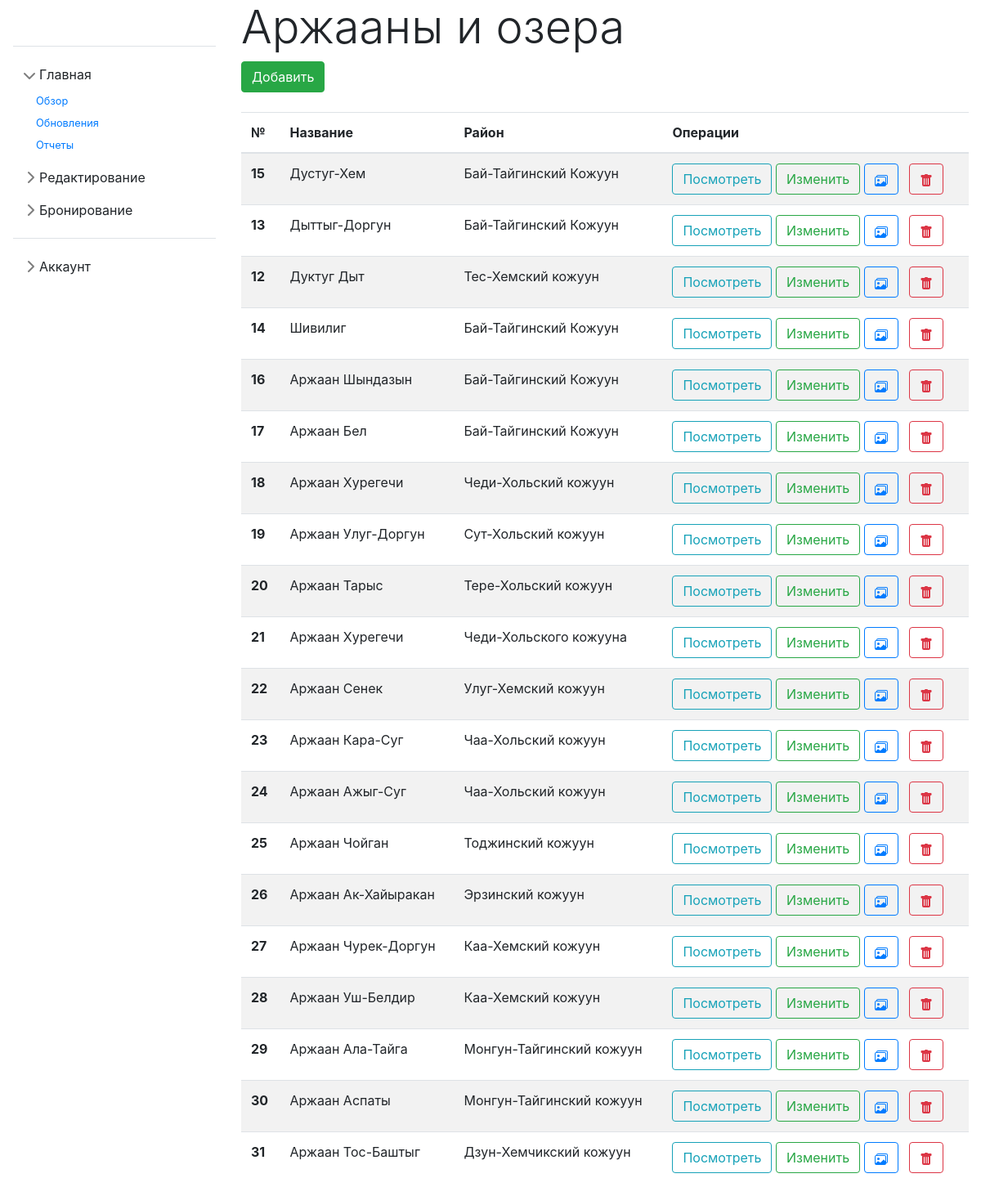
Page /?option=admin (signed in) on the committed database.
### tables this page shows
CREATE TABLE `posts` (
  `id` int(11) NOT NULL,
  `name` mediumtext NOT NULL,
  `description` mediumtext NOT NULL,
  `text` mediumtext NOT NULL,
  `img_root` varchar(50) NOT NULL,
  `date_post` datetime NOT NULL DEFAULT current_timestamp()
);

### classes/admin.php (the view, shortened to what this page needs)
<?php
class admin extends AcoreAdmin
{
    protected function get_posts()
    {
        ?>
        <div class="container" style="min-height: 100vh;">
            <h4 class="display-4">Аржааны и озера</h4>
            <a href="?option=add_post"  class="btn btn-success">Добавить</a><br /><br />
            <table class="table table-striped">
                <thead>
                <tr>
                    <th scope="col">№</th>
                    <th scope="col">Название</th>
                    <th scope="col">Район</th>
                    <th scope="col">Операции</th>
                </tr>
                </thead>
                <tbody>
                <?php
                $sth = $this->dbh->prepare("SELECT id,name,description FROM posts WHERE id > 0 ORDER BY date_post desc");
                $sth->execute();
                $array = $sth->fetchAll(PDO::FETCH_ASSOC);
                foreach ($array as $row):
                    echo '<tr>
                <th scope="row">'.$row["id"].'</th>
                <td>'.$row["name"].'</td>
                <td>'.$row["description"].'</td>
                <td>
                    <a href="?option=view_post&id='.$row["id"].'"  class="btn btn-outline-info">Посмотреть</a>
                    <a href="?option=update_post&id_text='.$row["id"].'"  class="btn btn-outline-success">Изменить</a>
                    <a href="?option=upload_post&id='.$row["id"].'&name='.$row["name"].'" class="btn btn-outline-primary">
                    <svg xmlns="http://www.w3.org/2000/svg" width="16" height="16" fill="currentColor" class="bi bi-images" viewBox="0 0 16 16">
                      <path d="M4.502 9a1.5 1.5 0 1 0 0-3 1.5 1.5 0 0 0 0 3z"/>
                      <path d="M14.002 13a2 2 0 0 1-2 2h-10a2 2 0 0 1-2-2V5A2 2 0 0 1 2 3a2 2 0 0 1 2-2h10a2 2 0 0 1 2 2v8a2 2 0 0 1-1.998 2zM14 2H4a1 1 0 0 0-1 1h9.002a2 2 0 0 1 2 2v7A1 1 0 0 0 15 11V3a1 1 0 0 0-1-1zM2.002 4a1 1 0 0 0-1 1v8l2.646-2.354a.5.5 0 0 1 .63-.062l2.66 1.773 3.71-3.71a.5.5 0 0 1 .577-.094l1.777 1.947V5a1 1 0 0 0-1-1h-10z"/>
                    </svg>
                    </a>&nbsp;&nbsp;
                    <a href="?option=delete_post&del='.$row["id"].'" class="btn btn-outline-danger">
                    <svg xmlns="http://www.w3.org/2000/svg" width="16" height="16" fill="currentColor" class="bi bi-trash-fill" viewBox="0 0 16 16">
                      <path d="M2.5 1a1 1 0 0 0-1 1v1a1 1 0 0 0 1 1H3v9a2 2 0 0 0 2 2h6a2 2 0 0 0 2-2V4h.5a1 1 0 0 0 1-1V2a1 1 0 0 0-1-1H10a1 1 0 0 0-1-1H7a1 1 0 0 0-1 1H2.5zm3 4a.5.5 0 0 1 .5.5v7a.5.5 0 0 1-1 0v-7a.5.5 0 0 1 .5-.5zM8 5a.5.5 0 0 1 .5.5v7a.5.5 0 0 1-1 0v-7A.5.5 0 0 1 8 5zm3 .5v7a.5.5 0 0 1-1 0v-7a.5.5 0 0 1 1 0z"/>
                    </svg>
                    </a>
                </td>
                </tr>';
                endforeach;
                ?>
                </tbody>
            </table>
        </div>
        </div>
        <?php
    }
    public function get_content()
    {
        $this->get_posts();
    }
}

### css/sidebars.css (style rules this page uses)
body { min-height: 100vh; min-height: -webkit-fill-available; }
html { height: -webkit-fill-available; }

### rows in the picture
posts: id "15", name "Дустуг-Хем", description "Бай-Тайгинский Кожуун"
posts: id "13", name "Дыттыг-Доргун", description "Бай-Тайгинский Кожуун"
posts: id "12", name "Дуктуг Дыт", description "Тес-Хемский кожуун"
posts: id "14", name "Шивилиг", description "Бай-Тайгинский Кожуун"
posts: id "16", name "Аржаан Шындазын", description "Бай-Тайгинский Кожуун"
posts: id "17", name "Аржаан Бел", description "Бай-Тайгинский Кожуун"
posts: id "18", name "Аржаан Хурегечи", description "Чеди-Хольский кожуун"
posts: id "19", name "Аржаан Улуг-Доргун", description "Сут-Хольский кожуун"
posts: id "20", name "Аржаан Тарыс", description "Тере-Хольский кожуун"
posts: id "21", name "Аржаан Хурегечи", description "Чеди-Хольского кожууна"
posts: id "22", name "Аржаан Сенек", description "Улуг-Хемский кожуун"
posts: id "23", name "Аржаан Кара-Суг", description "Чаа-Хольский кожуун"
posts: id "24", name "Аржаан Ажыг-Суг", description "Чаа-Хольский кожуун"
posts: id "25", name "Аржаан Чойган", description "Тоджинский кожуун"
posts: id "26", name "Аржаан Ак-Хайыракан", description "Эрзинский кожуун"
posts: id "27", name "Аржаан Чурек-Доргун", description "Каа-Хемский кожуун"
posts: id "28", name "Аржаан Уш-Белдир", description "Каа-Хемский кожуун"
posts: id "29", name "Аржаан Ала-Тайга", description "Монгун-Тайгинский кожуун"
posts: id "30", name "Аржаан Аспаты", description "Монгун-Тайгинский кожуун"
posts: id "31", name "Аржаан Тос-Баштыг", description "Дзун-Хемчикский кожуун"
